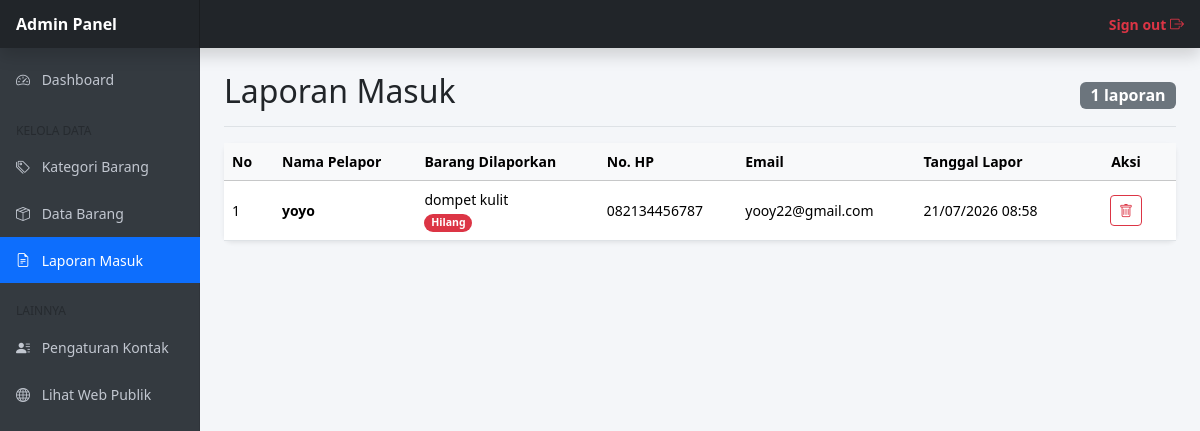
Screenshot of /admin/laporan (signed in) with the database file from the repository.
### models/models.py (models this page shows)
class Laporan(db.Model):
    __tablename__ = 'laporan'
    id = db.Column(db.Integer, primary_key=True)
    barang_id = db.Column(db.Integer, db.ForeignKey('barang.id'), nullable=False)
    nama_pelapor = db.Column(db.String(150), nullable=False)
    email = db.Column(db.String(150))
    no_hp = db.Column(db.String(20), nullable=False)
    tanggal_lapor = db.Column(db.DateTime, default=datetime.utcnow)
    keterangan = db.Column(db.Text)

class Barang(db.Model):
    __tablename__ = 'barang'
    id = db.Column(db.Integer, primary_key=True)
    nama_barang = db.Column(db.String(200), nullable=False)
    kategori_id = db.Column(db.Integer, db.ForeignKey('kategori.id'), nullable=True)
    warna = db.Column(db.String(50))
    lokasi = db.Column(db.String(200), nullable=False)
    tanggal = db.Column(db.Date, nullable=False)
    deskripsi = db.Column(db.Text)
    status = db.Column(db.String(20), nullable=False) # 'Hilang' atau 'Ditemukan'
    foto = db.Column(db.String(255))
    laporan = db.relationship('Laporan', backref='barang', lazy=True, cascade="all, delete-orphan")

### routes/admin.py (the view)
@admin_bp.route('/laporan')
@login_required
def laporan():
    laporans = Laporan.query.order_by(Laporan.id.desc()).all()
    return render_template('admin/laporan.html', laporans=laporans)

### routes/admin.py (called while the page is built)
def login_required(f):
    from functools import wraps
    @wraps(f)
    def decorated_function(*args, **kwargs):
        if 'admin_id' not in session:
            flash('Silakan login terlebih dahulu.', 'warning')
            return redirect(url_for('admin.login'))
        return f(*args, **kwargs)
    return decorated_function

### templates/admin/laporan.html (shortened to what this page needs)
{% extends 'admin/admin_base.html' %}
{% block content %}
<div class="d-flex justify-content-between flex-wrap flex-md-nowrap align-items-center pb-2 mb-3 border-bottom">
    <h1 class="h2">Laporan Masuk</h1>
    <span class="badge bg-secondary fs-6">{{ laporans|length }} laporan</span>
</div>
<div class="card border-0 shadow-sm rounded-3">
    <div class="card-body p-0">
        <div class="table-responsive">
            <table class="table table-hover align-middle mb-0">
                <thead class="table-light">
                    <tr>
                        <th style="width: 50px;">No</th>
                        <th>Nama Pelapor</th>
                        <th>Barang Dilaporkan</th>
                        <th>No. HP</th>
                        <th>Email</th>
                        <th>Tanggal Lapor</th>
                        <th style="width: 100px;" class="text-center">Aksi</th>
                    </tr>
                </thead>
                <tbody>
                    {% if laporans %}
                        {% for lap in laporans %}
                        <tr>
                            <td>{{ loop.index }}</td>
                            <td class="fw-bold">{{ lap.nama_pelapor }}</td>
                            <td>
                                {% if lap.barang %}
                                    {{ lap.barang.nama_barang }}
                                    <br>
                                    {% if lap.barang.status == 'Hilang' %}
                                        <span class="badge bg-danger rounded-pill">Hilang</span>
                                    {% else %}
                                        <span class="badge bg-success rounded-pill">Ditemukan</span>
                                    {% endif %}
                                {% else %}
                                    <span class="text-muted">-</span>
                                {% endif %}
                            </td>
                            <td>{{ lap.no_hp }}</td>
                            <td>{{ lap.email or '-' }}</td>
                            <td>{{ lap.tanggal_lapor.strftime('%d/%m/%Y %H:%M') }}</td>
                            <td class="text-center">
                                <a href="{{ url_for('admin.laporan_hapus', id=lap.id) }}" class="btn btn-sm btn-outline-danger" onclick="return confirm('Yakin ingin menghapus laporan ini?')">
                                    <i class="bi bi-trash"></i>
                                </a>
                            </td>
                        </tr>
                        {% endfor %}
                    {% else %}
                        <tr>
                            <td colspan="7" class="text-center text-muted py-4">Belum ada laporan masuk.</td>
                        </tr>
                    {% endif %}
                </tbody>
            </table>
        </div>
    </div>
</div>
{% endblock %}

### templates/admin/admin_base.html (style rules this page uses)
body { font-size: .875rem; background-color: #f4f6f9; }

### rows the page displays
Laporan: nama_pelapor "yoyo", barang.nama_barang "dompet kulit", no_hp "082134456787", email "yooy22@gmail.com", tanggal_lapor "21/07/2026 08:58"

### other values shown
{{ laporans|length }} "1"
